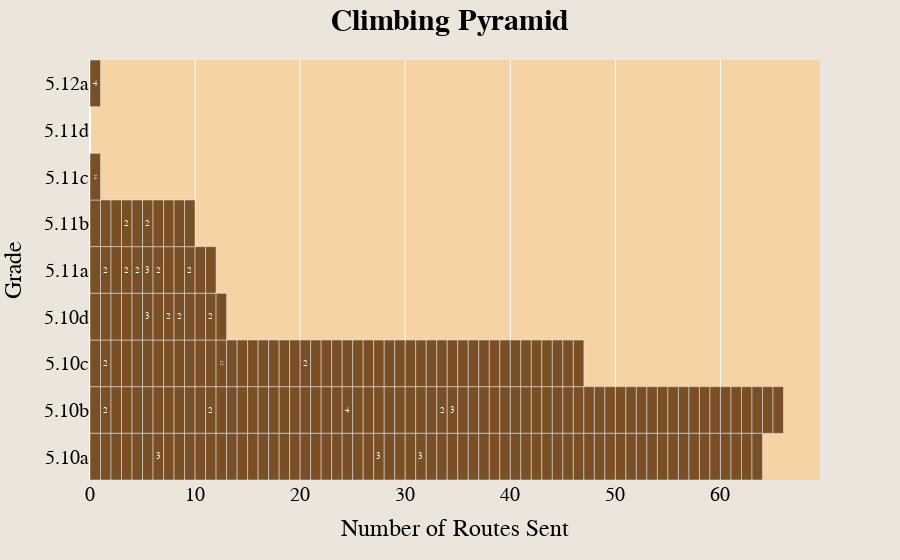

The notebook cell saved with this chart:
### Code cell
df_usendf.loc[df_usendf['Lead Style'].isin(CLEAN_SEND_FIRST), "Attempts"] = ''
df_clean_sends = df_usendf[df_usendf['Lead Style'].isin(CLEAN_SEND)]
df_clean_sends = df_clean_sends.loc[df_clean_sends.groupby('Route ID')['Date'].idxmin()] # Use only earliest clean send, which will have relevant attempt based data
df_clean_sends['Route Formatted'] = df_clean_sends['Route'].apply(lambda x: string.capwords(x))
df_clean_sends['Location Formatted'] = df_clean_sends['Location'].apply(lambda x: " > ".join(x.title().split(' > ')[-2::]))
df_clean_sends['Date Formatted'] = df_clean_sends['Date'].dt.date

fig = px.bar(df_clean_sends, y="Rating", orientation='h', category_orders={"Rating": YDS_GRADES_LETTER[::-1]}, text='Attempts', custom_data=['Route Formatted', 'Date Formatted', 'Location Formatted', 'Length', 'Avg Stars']) # The [::-1] is an inverse slice
fig.update_layout(font={'family':'Courier New', 'color':'black', 'size':20}, title={'text':'<b>Climbing Pyramid</b>', 'x':0.5, 'font_size':30}, xaxis={'title': 'Number of Routes Sent'}, yaxis={'title': 'Grade'}, paper_bgcolor='#ece5dc', plot_bgcolor='#F5D3A5', bargap=0)
fig.update_traces(marker_color='#7A4F25', textposition = "inside",  hovertemplate='Name: %{customdata[0]}<br>Date: %{customdata[1]}<br>Location: %{customdata[2]}<br>Length: %{customdata[3]}ft<br>Avg Stars: %{customdata[4]}')
# fig.update_traces(marker_color=list(map(lambda x: '#7A4F25' if (x=='') else '#bf9315', df_clean_sends['Attempts'])), textposition = "inside",  hovertemplate='Name: %{customdata[0]}<br>Date: %{customdata[1]}<br>Location: %{customdata[2]}<br>Length: %{customdata[3]}ft<br>Avg Stars: %{customdata[4]}')
fig

### Figure 1 — Plotly figure (JSON) as saved in the notebook; plotly's stock layout.template omitted (floating-point values rounded to 4 significant figures; data arrays with more than 128 entries replaced by an {"elided": "..."} marker saying what was removed)
{"data": [{"alignmentgroup": "True", "customdata": {"elided": "214x5 mixed values"}, "hovertemplate": "Name: %{customdata[0]}<br>Date: %{customdata[1]}<br>Location: %{customdata[2]}<br>Length: %{customdata[3]}ft<br>Avg Stars: %{customdata[4]}", "legendgroup": "", "marker": {"color": "#7A4F25", "pattern": {"shape": ""}}, "name": "", "offsetgroup": "", "orientation": "h", "showlegend": false, "text": {"elided": "214 mixed values"}, "textposition": "inside", "type": "bar", "x": {"elided": "214 int values"}, "xaxis": "x", "y": {"elided": "214 str values"}, "yaxis": "y"}], "layout": {"bargap": 0, "barmode": "relative", "font": {"color": "black", "family": "Courier New", "size": 20}, "legend": {"tracegroupgap": 0}, "margin": {"t": 60}, "paper_bgcolor": "#ece5dc", "plot_bgcolor": "#F5D3A5", "title": {"font": {"size": 30}, "text": "<b>Climbing Pyramid</b>", "x": 0.5}, "xaxis": {"anchor": "y", "domain": [0, 1], "title": {"text": "Number of Routes Sent"}}, "yaxis": {"anchor": "x", "categoryarray": ["5.0", "5.1", "5.2", "5.3", "5.4", "5.5", "5.6", "5.7", "5.8", "5.9", "5.10a", "5.10b", "5.10c", "5.10d", "5.11a", "5.11b", "5.11c", "5.11d", "5.12a", "5.12b", "5.12c", "5.12d", "5.13a", "5.13b", "5.13c", "5.13d", "5.14a", "5.14b", "5.14c", "5.14d", "5.15a", "5.15b", "5.15c", "5.15d"], "categoryorder": "array", "domain": [0, 1], "title": {"text": "Grade"}}}}
